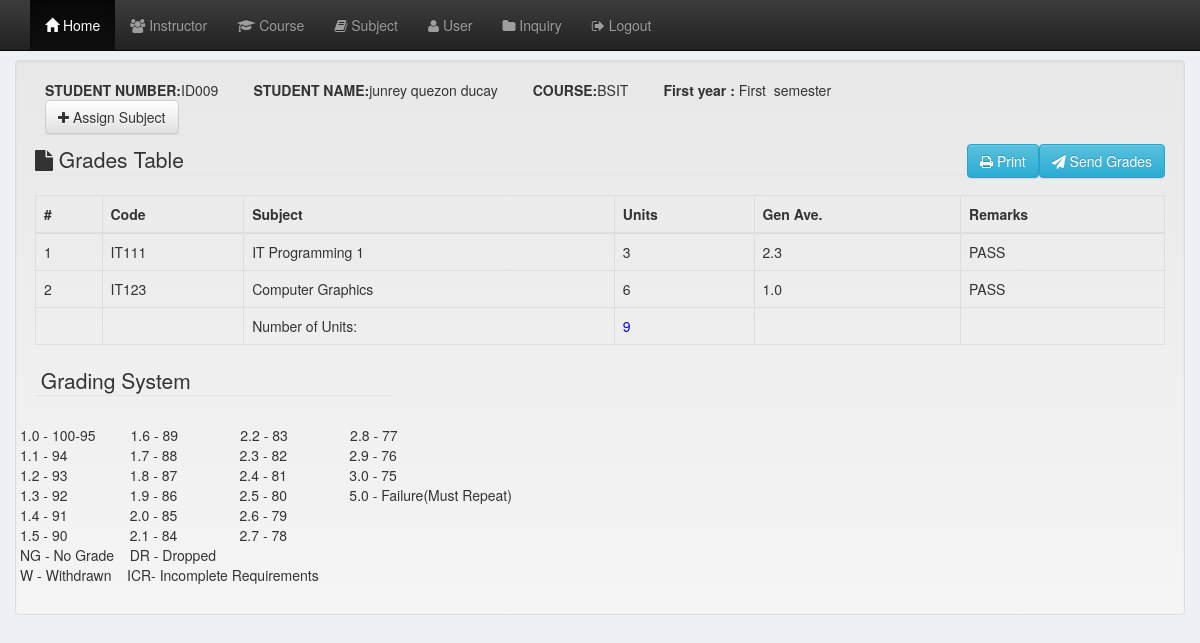
Page /registrar/view_grade.php?student_id=9 (signed in) on the committed database.
### tables this page shows
CREATE TABLE `enrollment` (
  `student_id` int(11) NOT NULL,
  `student_no` varchar(50) NOT NULL,
  `inquiry_id` int(11) NOT NULL,
  `firstname` varchar(255) NOT NULL,
  `middlename` varchar(255) NOT NULL,
  `lastname` varchar(255) NOT NULL,
  `email` varchar(35) NOT NULL,
  `gender` varchar(10) NOT NULL,
  `age` int(30) NOT NULL,
  `civilstatus` varchar(35) NOT NULL,
  `nationality` varchar(35) NOT NULL,
  `religion` varchar(35) NOT NULL,
  `birthplace` varchar(35) NOT NULL,
  `birthday` date NOT NULL,
  `address` varchar(35) NOT NULL,
  `contact` varchar(35) NOT NULL,
  `status` varchar(35) NOT NULL,
  `course` varchar(35) NOT NULL,
  `schoolyear` varchar(35) NOT NULL,
  `year_level` varchar(35) NOT NULL,
  `semester` varchar(35) NOT NULL
);

CREATE TABLE `subject` (
  `subject_id` int(11) NOT NULL,
  `code` varchar(35) NOT NULL,
  `title` varchar(35) NOT NULL,
  `unit` varchar(35) NOT NULL,
  `year` varchar(35) NOT NULL,
  `semester` varchar(35) NOT NULL,
  `pre_requisite` varchar(35) NOT NULL,
  `course_id` int(11) NOT NULL,
  `instructor_id` int(11) NOT NULL
);

CREATE TABLE `grades` (
  `grade_id` int(11) NOT NULL,
  `student_id` int(11) NOT NULL,
  `subject_id` int(11) NOT NULL,
  `gen_ave` varchar(35) NOT NULL,
  `year_level` varchar(35) NOT NULL,
  `semester` varchar(35) NOT NULL,
  `remarks` varchar(35) NOT NULL,
  `unit` int(11) NOT NULL
);

### registrar/view_grade.php (the view, shortened to what this page needs)
<?php require_once('include/navbar_student.php');
?>
<!DOCTYPE html>
<html>
<head>
</head>
<?php $get_id = $_GET['student_id'];?>
<body class="container-fluid">
<br><br><br>
<div class="well">
<?php
			$student_query=mysql_query("select * from enrollment where student_id = '$get_id'")or die(mysql_error());
			$row = mysql_fetch_array($student_query);
			$year_level = $row['year_level'];
			$semester = $row['semester'];
			?>
			<div class="row" style="margin-left:10px;">
				<span><strong>STUDENT NUMBER:</strong><?php echo $row['student_no']; ?>&nbsp;&nbsp;&nbsp;&nbsp;&nbsp;&nbsp;&nbsp;&nbsp;</span>
				<span><strong>STUDENT NAME:</strong><?php echo $row['firstname']." ".$row['middlename']." ".$row['lastname']; ?>&nbsp;&nbsp;&nbsp;&nbsp;&nbsp;&nbsp;&nbsp;&nbsp;</span>
				<span><strong>COURSE:</strong><?php echo $row['course']; ?>&nbsp;&nbsp;&nbsp;&nbsp;&nbsp;&nbsp;&nbsp;&nbsp;</span>
				<span>
				<span><strong><?php echo $row['year_level']; ?> :</strong> <?php echo $row['semester']; ?>&nbsp; semester&nbsp;&nbsp;&nbsp;&nbsp;&nbsp;&nbsp;&nbsp;&nbsp;</span>
				</span>
				<?php include('../modal/add_sub.php');?>
 </div>
 <button type="button" class="btn btn-info" data-toggle="modal" data-target="#send_grade" style="float:right;"><i class="fa fa-send"></i>&nbsp;Send Grades</button>
<button onClick="window.print()"; class="btn btn-info" style="float: right;" ><i class="fa fa-print"></i>&nbsp;Print</button>
<?php include('../modal/send_grade.php');?>
			<legend><i class="fa fa-file"></i>&nbsp;Grades Table</legend>
			                <table class="table table-bordered">
                                <thead>
                                    <tr>
                                    	<th>#</th>
                                        <th>Code</th>
                                        <th>Subject</th>
                                        <th>Units</th>
                                        <th>Gen Ave.</th>
                                        <th>Remarks</th>
                                    </tr>
                                </thead>
                                <tbody>
            <?php
			$a=0;
			$user_query=mysql_query("select * from grades where student_id = '$get_id' and year_level='$year_level' and semester='$semester'")or die(mysql_error());
									while($row=mysql_fetch_array($user_query)){
									$a++;
									$subject_id = $row['subject_id'];
									$subject_query = mysql_query("select * from subject where subject_id = '$subject_id'")or die(mysql_error());
									while($subject_row=mysql_fetch_array($subject_query)){
									?>
									<tr>
									<td><?php echo $a; ?></td>
                                    <td><?php echo $subject_row['code']; ?></td>
                                    <td><?php echo $subject_row['title']; ?></td>
                                    <td><?php echo $subject_row['unit']; ?></td>
                                    <td><?php echo $row['gen_ave'];?></td>
									<td><?php echo $row['remarks'];?></td>
								</tr>
									<?php } } ?>
					<tr>
								   <td></td>
								   <td></td>
								   <td>Number of Units:</td>
								   <td style="color: blue;">
								   <?php
                            $result = mysql_query("SELECT sum(unit) FROM grades  where student_id = '$get_id' and year_level = '$year_level' and semester = '$term'") or die(mysql_error());
                            while ($rows = mysql_fetch_array($result)) {
                                ?>
								 <?php echo $rows['sum(unit)']; ?>
                            <?php } ?>
									</td>
								   <td></td>
								   <td></td>
								</tr>
									</tbody>
									</table>
<?php include('../instructor/include/grading_system.php');?>
</div>
</body>
</html>

### registrar/include/navbar_student.php (shortened to what this page needs)
<!DOCTYPE html PUBLIC "-//W3C//DTD XHTML 1.0 Transitional//EN" "http://www.w3.org/TR/xhtml1/DTD/xhtml1-transitional.dtd">
<html xmlns="http://www.w3.org/1999/xhtml">
<head>
</head>
<link rel="stylesheet" type="text/css" href="../css/bootstrap.css">
<link rel="stylesheet" type="text/css" href="../css/bootstrap-theme.css">
<link rel="stylesheet" type="text/css" href="../font-awesome/css/font-awesome.css">
<body class="container-fluid">
	<div class="navbar navbar-fixed-top navbar-inverse">
					<div class="navbar-inner">
					  <div class="container">
                        <div class="navbar-header">
                        <div class="navbar-collapse collapse">
                            <ul class="nav navbar-nav">
							<li class="active">
                               <a href="home.php"><i class="glyphicon glyphicon-home"></i>&nbsp;Home</a>
                                </li>
                                     <li class="">
                               <a href="instructor.php"><i class="fa fa-users"></i>&nbsp;Instructor</a>
                                </li>
                                <li class="">
                               <a href="course.php"><i class="fa fa-graduation-cap"></i>&nbsp;Course</a>
                                </li>
                                <li class="">
                               <a href="subjects.php"><i class="fa fa-book"></i>&nbsp;Subject</a>
                                </li>
               <li class="">
                               <a href="user.php"><i class="fa fa-user"></i>&nbsp;User</a>
                                </li>
                                <li class="">
                               <a href="inquire.php"><i class="fa fa-folder"></i>&nbsp;Inquiry</a>
                                </li>
                            <li class="">
                               <a href="logout.php"><i class="fa fa-sign-out"></i>&nbsp;Logout</a>
                                </li>
                                </ul>
                        </div>
                    </div>
                </div>
				</div>
				</div>
</body>
</html>

### modal/add_sub.php
			<p><a href="#add_sub_reg<?php echo $get_id;?>" data-toggle="modal" class="btn btn-default"><i class="fa fa-plus"></i>&nbsp;Assign Subject</a></p>
<?php include('add_sub_reg.php');?>

### modal/add_sub_reg.php (shortened to what this page needs)
<!DOCTYPE html>
<html>
<head>
</head>
<body class="container-fluid">
			<?php
			$student_query = mysql_query("select * from enrollment where student_id = '$get_id' ");
			$student_row = mysql_fetch_array($student_query);
			$term = $student_row['semester'];
			?>
</body>
</html>

### modal/send_grade.php (shortened to what this page needs)
<!DOCTYPE html>
<html>
<head>
</head>
<body>
<?php $get_id = $_GET['student_id'];?>
</body>
</html>

### instructor/include/grading_system.php (shortened to what this page needs)
<div class="row">
<div class="col-md-4">
<legend>&nbsp;Grading System</legend>
</div>
<br><br><br>
<p>
	<span> 1.0 - 100-95 </span><span> 1.6 - 89 </span><span> 2.2 - 83 </span><span>2.8 - 77</span><br>
	<span> 1.1 - 94 </span><span> 1.7 - 88 </span><span> 2.3 - 82  </span><span> 2.9 - 76  </span><br>
	<span> 1.2 - 93 </span><span> 1.8 - 87 </span><span> 2.4 - 81 </span><span> 3.0 - 75 </span><br>
	<span> 1.3 - 92 </span><span> 1.9 - 86 </span><span> 2.5 - 80 </span><span> 5.0 - Failure(Must Repeat) </span><br>
	<span> 1.4 - 91 </span><span> 2.0 - 85 </span><span> 2.6 - 79 </span><br>
	<span> 1.5 - 90 </span><span> 2.1 - 84 </span><span> 2.7 - 78 </span><br>
	<span> NG - No Grade </span>&nbsp;&nbsp;<span> DR - Dropped </span><br>
	<span> W - Withdrawn </span>&nbsp;&nbsp;&nbsp;<span>ICR- Incomplete Requirements</span><br>
	</p>
</div>

### registrar/include/navbar_student.php (style rules this page uses)
body { background:#edf0f5 ; }

### rows in the picture
enrollment: student_no "ID009", firstname "junrey", middlename "quezon", lastname "ducay", course "BSIT", year_level "First year", semester "First"
grades: gen_ave "2.3", remarks "PASS"
subject: code "IT111", title "IT Programming 1", unit "3"
grades: gen_ave "1.0", remarks "PASS"
subject: code "IT123", title "Computer Graphics", unit "6"

### other values in the picture
$rows['sum(unit)'] "9"
